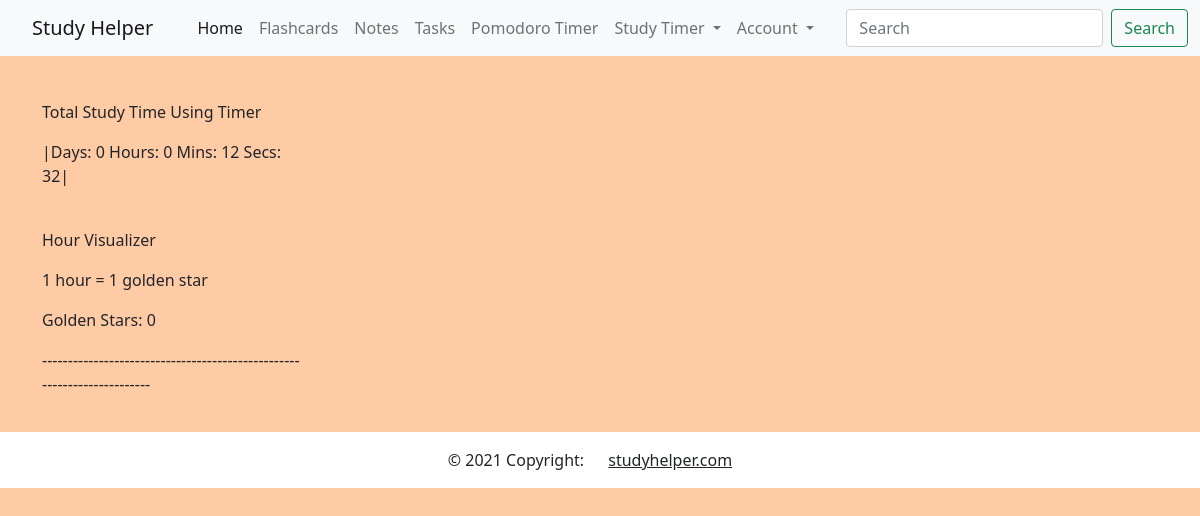
Page /mystats (signed in) on the earlier database version.
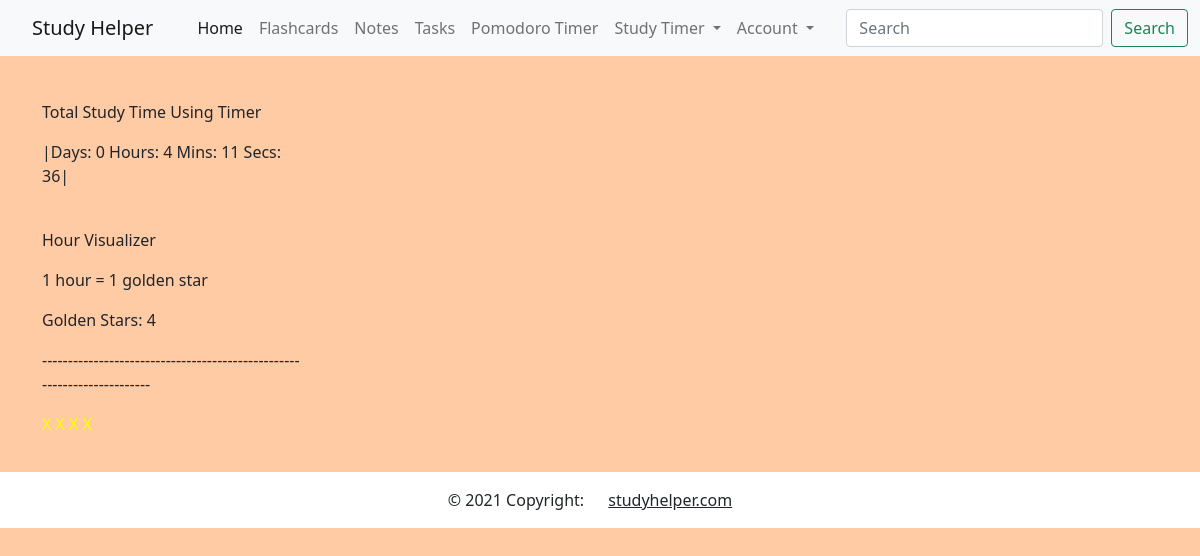
Same page on the later database version.
### myapp/models.py (models this page shows)
class HoursTracked(UserMixin, db.Model):
    id = db.Column(db.Integer, primary_key=True)
    time = db.Column(db.Integer)
    author_id = db.Column(db.Integer, db.ForeignKey('user.id'))
    def __repr__(self):
        time = round(self.time/1000)
        day = time // (24 * 3600)
        time = time % (24 * 3600)
        hour = time // 3600
        time %= 3600
        mins = time // 60
        time %= 60
        secs = time
        return f'|Days: {day} Hours: {hour} Mins: {mins} Secs: {secs}|'

### myapp/routes.py (the view)
@myapp_obj.route("/mystats")
def stats():
    hours_tracked = HoursTracked.query.get(current_user.get_id())
    time = hours_tracked.time
    time = round(time/1000)
    day = time // (24 * 3600)
    time = time % (24 * 3600)
    hour = time // 3600
    golden_stars = ""
    num_of_stars = 0
    for n in range(hour):
        golden_stars +=" X "
        num_of_stars += 1
    return render_template("user/stats.html", hours_tracked = hours_tracked, golden_stars = golden_stars, num = num_of_stars)

### myapp/models.py (called while the page is built)
@login.user_loader
def load_user(id):
    return User.query.get(int(id))

### myapp/templates/user/stats.html
{% extends "user/user_menu.html" %}
{% block content %}
<link rel="stylesheet" href="{{ url_for('static', filename='css/portal.css') }}">
<div class="container">
    <div class="row">
        <div class="col-3">
    <p><br>Total Study Time Using Timer</p>
    <p>{{ hours_tracked }}</p>
    <p><br>Hour Visualizer</p>
    <p>1 hour = 1 golden star</p>
    <p>Golden Stars: {{ num }}</p>
    <p>-----------------------------------------------------------------------</p>
    <p style="color:yellow;">{{ golden_stars }}</p>
        </div>
    </div>
</div>
{% endblock %}

Differences in the rows shown:
changed HoursTracked: time "|Days: 0 Hours: 0 Mins: 12 Secs: 32|" → "|Days: 0 Hours: 4 Mins: 11 Secs: 36|"
Other differences:
{{ num }}: "0" → "4"
